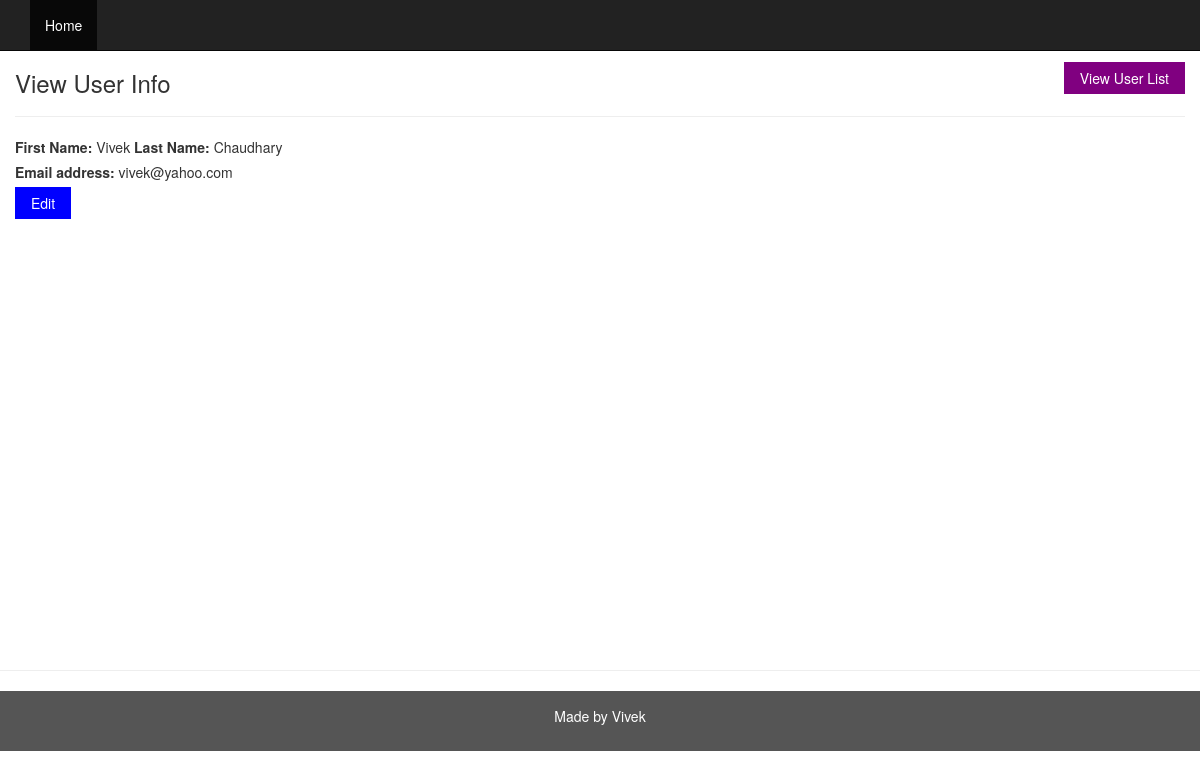
The app's page /read-student-info.php?id=1 with its own data.
### tables this page shows
CREATE TABLE `users` (
  `id` int(11) NOT NULL AUTO_INCREMENT PRIMARY KEY,
  `first_name` varchar(100) NOT NULL,
  `last_name` varchar(100) NOT NULL,
  `email_address` varchar(100) NOT NULL
);

### class/user.php (called while the page is built, shortened)
<?php
class User
{
    private $conn;
    function __construct() {
    $servername = "localhost";
    $dbname = "crud";
    $username = "root";
    $password = "";
    $conn = new mysqli($servername, $username, $password, $dbname);
      if ($conn->connect_error) {
        die("Connection failed: " . $conn->connect_error);
       }else{
        $this->conn=$conn;
       }
    }
    public function view_user_by_user_id($id){
       if(isset($id)){
       $user_id= mysqli_real_escape_string($this->conn,trim($id));
       $sql="Select * from users where id='$user_id'";
       $result=  $this->conn->query($sql);
        return $result->fetch_assoc();
       }
    }
}
?>

### read-student-info.php (the view)
<?php
 include 'header.php';
 if(isset($_GET['id'])){
  $user_info=$user_obj->view_user_by_user_id($_GET['id']);
 }else{
  header('Location: index.php');
 }
 ?>
<div class="container " >
  <div class="row content">
             <a  href="index.php"  class="button button-purple mt-12 pull-right">View User List</a>
 <h3>View User Info</h3>
     <hr/>
    <label >First Name:</label>
   <?php  if(isset($user_info['first_name'])){echo $user_info['first_name']; }?>
   <label >Last Name:</label>
  <?php  if(isset($user_info['last_name'])){echo $user_info['last_name']; }?>
<br/>
    <label>Email address:</label>
  <?php  if(isset($user_info['email_address'])){echo $user_info['email_address'];} ?>
    <br/>
    <a href="<?php echo 'update-user-info.php?id='.$user_info["id"] ?>" class="button button-blue">Edit</a>
  </div>
</div>
<hr/>
 <?php
 include 'footer.php';
 ?>

### assets/style.css (style rules this page uses)
body { padding-top: 50px; }
.row.content { min-height:600px }
.button { border: none; color: white; padding: 6px 16px; text-align: center; text-decoration: none; display: inline-block; font-size: 14px; cursor: pointer; }
.button-blue { background-color: #0000FF; }
.button-purple { background-color: purple; }
.mt-12 { margin-top: 12px; }

### records on screen
users: first_name "Vivek", last_name "Chaudhary", email_address "vivek@yahoo.com"
